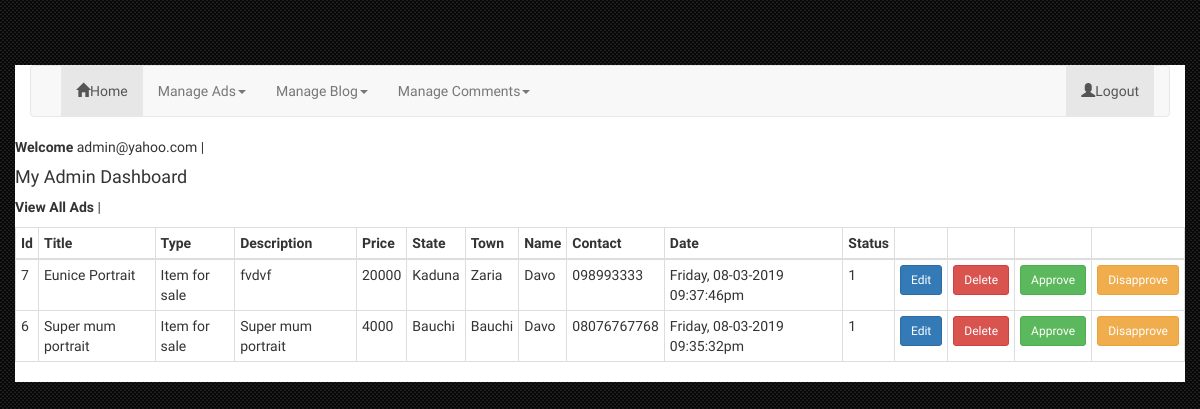
Page /manage/view-all-ads.php (signed in) on the committed database.
### tables this page shows
CREATE TABLE `ads` (
  `ad_id` int(255) NOT NULL,
  `ad_title` varchar(20) NOT NULL,
  `ad_type` varchar(20) NOT NULL,
  `ad_description` varchar(200) NOT NULL,
  `ad_price` varchar(15) NOT NULL,
  `ad_state` varchar(15) NOT NULL,
  `ad_town` varchar(20) NOT NULL,
  `ad_sellername` varchar(100) NOT NULL,
  `ad_contact` varchar(11) NOT NULL,
  `ad_email` varchar(20) NOT NULL,
  `ad_status` enum('0','1') NOT NULL DEFAULT '1',
  `ad_date` varchar(40) NOT NULL,
  `user_id` int(20) NOT NULL,
  `url` varchar(255) DEFAULT NULL,
  `ad_image` mediumblob DEFAULT NULL
);

### manage/view-all-ads.php (the view, shortened to what this page needs)
<?php
require("../dist/core/conx.php");
if(!isset($_SESSION['email']) || $_SESSION['authorize']!= "true"){
	header('Refresh:0; url=index.php?msg='.urlencode(base64_encode("Login with your email and password")));
	die();
}else{
	$emsessvar = $_SESSION['email'];
}
?>
<!doctype html>
<html lang="en">
<head>
<link rel="stylesheet" href="../dist/css/bootstrap.min.css">
<link rel="stylesheet" href="../dist/css/cmp.css">
</head>
<body>
<div class="container" style="background-color:#FFF">
<?php
include '../manage/adminhdr.php';
?>
<div class="row">
<?php echo "<b>Welcome</b>  $emsessvar" . " |" ."<h4>My Admin Dashboard</h4>"; ?>
<p><b>View All Ads </b> | </p>
<?php
if ($result = $link->query("SELECT * FROM ads ORDER by ad_id DESC"))
{
	if($result->num_rows > 0){
		echo "<table class='table table-condensed table-hover table-bordered'>";
		echo "<thead><tr><th>Id</th><th>Title</th><th>Type</th><th>Description</th><th>Price</th><th>State</th><th>Town</th><th>Name</th><th>Contact</th><th>Date</th><th>Status</th><th></th><th></th><th></th><th></th></tr></thead>";
		echo "<tbody>";
		while($row = $result->fetch_object()){
			echo "<tr>";
			echo "<td>". $row->ad_id . "</td>";
			echo "<td>". $row->ad_title . "</td>";
			echo "<td>". $row->ad_type . "</td>";
			echo "<td>". $row->ad_description . "</td>";
			echo "<td>". $row->ad_price . "</td>";
			echo "<td>". $row->ad_state . "</td>";
			echo "<td>". $row->ad_town . "</td>";
			echo "<td>". $row->ad_sellername . "</td>";
			echo "<td>". $row->ad_contact . "</td>";
			echo "<td>". $row->ad_date . "</td>";
			echo "<td>". $row->ad_status . "</td>";
			echo "<td><a class='btn btn-primary btn-sm' href='records.php?id=" . $row->ad_id . "'>Edit</a></td>";
			echo "<td><a class='btn btn-danger btn-sm' href='delete-ad.php?id=" . $row->ad_id . "'>Delete</a></td>";
			echo "<td><a class='btn btn-success btn-sm' href='approve-ad.php?id=" . $row->ad_id . "'>Approve</a></td>";
			echo "<td><a class='btn btn-warning btn-sm' href='disapprove-ad.php?id=" . $row->ad_id . "'>Disapprove</a></td>";
		}
		echo "</tbody>";
		echo "</table>";
	}
		else{
			echo "No Data to be Displayed!";
		}
	}
	else{
	echo "Error with the connection";
}
?>
</div>
</div>
</body>
</html>

### manage/adminhdr.php (shortened to what this page needs)
<nav class="navbar navbar-default" >
  <div class="container-fluid">
    <div class="collapse navbar-collapse" id="myNavbar1">
      <ul class="nav navbar-nav">
		<li class="active"><a href="dashboard.php"><span class="glyphicon glyphicon-home"></span>Home</a></li>
      <li>
        <a class="dropdown-toggle" data-toggle="dropdown" href="#">Manage Ads<span class="caret"></span>
        </a>
      </li>
<li>
        <a class="dropdown-toggle" data-toggle="dropdown" href="#">Manage Blog<span class="caret"></span>
        </a>
      </li>
        <li>
        <li>
        <a class="dropdown-toggle" data-toggle="dropdown" href="#">Manage Comments<span class="caret"></span>
        </a>
      </li>
      </li>
      </ul>
      <ul class="nav navbar-nav navbar-right">
      <li class="active"><a href="logout.php"><span class="glyphicon glyphicon-user"></span>Logout</a></li>
      </ul>
    </div>
  </div>
</nav>

### rows in the picture
ads: ad_id "7", ad_title "Eunice Portrait", ad_type "Item for sale", ad_description "fvdvf", ad_price "20000", ad_state "Kaduna", ad_town "Zaria", ad_sellername "Davo", ad_contact "098993333", ad_date "Friday, 08-03-2019 09:37:46pm", ad_status "1"
ads: ad_id "6", ad_title "Super mum portrait", ad_type "Item for sale", ad_description "Super mum portrait", ad_price "4000", ad_state "Bauchi", ad_town "Bauchi", ad_sellername "Davo", ad_contact "08076767768", ad_date "Friday, 08-03-2019 09:35:32pm", ad_status "1"

### other values in the picture
$emsessvar "admin@yahoo.com"
